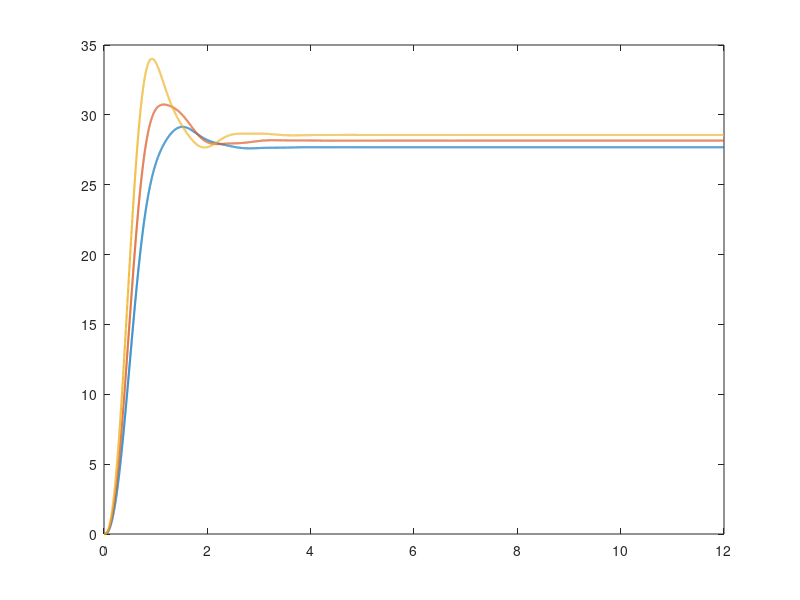

Here is the MATLAB script that generated this plot: (Note: this script raises an error after producing the figure.)
%% Q2(c) - Phase Lead final comparison
clear
clc
close all

s = tf('s');

%% Aircraft model

A = [ ...
    -0.575     0       -1       0.0536   -0.078;
    -300      -3.03     2       0        64.4;
      68       0.045   -2.4     0         5;
       0       1        0       0         0;
       0       0        0       0        -5];

B = [0; 0; 0; 0; 5];

C_phi = [0 0 0 1 0];
C_p   = [0 1 0 0 0];
C_da  = [0 0 0 0 1];

%% Plant transfer functions

G_phi = minreal(tf(ss(A,B,C_phi,0)),1e-7);
G_da  = minreal(tf(ss(A,B,C_da,0)),1e-7);

%% Command

phi_cmd_deg = 30;
phi_cmd_rad = deg2rad(phi_cmd_deg);

t = (0:0.001:12)';
r = phi_cmd_rad*ones(size(t));

%% ============================================================
% 1. Lead trade-off designs
%% ============================================================

C_shape = (s+3)/(s+15);

K_lead_vec = [0.31044 0.39697 0.51562];
lead_labels = {'Lead 1 (\zeta\approx0.7)', ...
               'Lead 2 (\zeta\approx0.6)', ...
               'Lead 3 (\zeta\approx0.5)'};

phi_lead_all = zeros(length(t),length(K_lead_vec));

for i = 1:length(K_lead_vec)
    K_i = K_lead_vec(i);
    T_i = minreal(feedback(K_i*C_shape*G_phi,1),1e-7);
    phi_lead_all(:,i) = rad2deg(lsim(T_i,r,t));
end

figure
plot(t,phi_lead_all(:,1),'LineWidth',1.5)
hold on
plot(t,phi_lead_all(:,2),'LineWidth',1.5)
plot(t,phi_lead_all(:,3),'LineWidth',1.5)
yline(phi_cmd_deg,'k--','Command = 30 deg','LineWidth',1.2)
grid on
xlabel('Time [s]')
ylabel('\phi [deg]')
title('Trade-Off Between Candidate Phase-Lead Designs')
legend(lead_labels{:},'Location','best')

%% ============================================================
% 2. Selected Phase Lead controller
%% ============================================================

K_lead = 0.39697;
C_lead = K_lead*C_shape;

T_lead_phi = minreal(feedback(C_lead*G_phi,1),1e-7);
T_lead_dc  = minreal(feedback(C_lead,G_phi),1e-7);
T_lead_da  = minreal(G_da*T_lead_dc,1e-7);

phi_lead = rad2deg(lsim(T_lead_phi,r,t));
da_lead  = rad2deg(lsim(T_lead_da,r,t));

final_lead = phi_cmd_deg*dcgain(T_lead_phi);
ess_lead = 100*(phi_cmd_deg-final_lead)/phi_cmd_deg;
info_lead = stepinfo(phi_lead,t,final_lead);
max_da_lead = max(abs(da_lead));

%% ============================================================
% 3. P controller from section 2(a)
%% ============================================================

K_P = 0.047953;

A_P = A-B*K_P*C_phi;
B_P = B*K_P;

sys_P_phi = ss(A_P,B_P,C_phi,0);
sys_P_da  = ss(A_P,B_P,C_da,0);

phi_P = rad2deg(lsim(sys_P_phi,r,t));
da_P  = rad2deg(lsim(sys_P_da,r,t));

final_P = phi_cmd_deg*dcgain(sys_P_phi);
ess_P = 100*(phi_cmd_deg-final_P)/phi_cmd_deg;
info_P = stepinfo(phi_P,t,final_P);
max_da_P = max(abs(da_P));

%% ============================================================
% 4. PD-like controller from section 2(b)
%% ============================================================

Kp_PD   = 0.01;
Kphi_PD = 0.07408;

A_PD = A-B*Kp_PD*C_p-B*Kphi_PD*C_phi;
B_PD = B*Kphi_PD;

sys_PD_phi = ss(A_PD,B_PD,C_phi,0);
sys_PD_da  = ss(A_PD,B_PD,C_da,0);

phi_PD = rad2deg(lsim(sys_PD_phi,r,t));
da_PD  = rad2deg(lsim(sys_PD_da,r,t));

final_PD = phi_cmd_deg*dcgain(sys_PD_phi);
ess_PD = 100*(phi_cmd_deg-final_PD)/phi_cmd_deg;
info_PD = stepinfo(phi_PD,t,final_PD);
max_da_PD = max(abs(da_PD));

%% ============================================================
% 5. Comparison plot - roll angle
%% ============================================================

figure
plot(t,phi_P,'LineWidth',1.5)
hold on
plot(t,phi_PD,'LineWidth',1.5)
plot(t,phi_lead,'LineWidth',1.8)
yline(phi_cmd_deg,'k--','Command = 30 deg','LineWidth',1.2)
grid on
xlabel('Time [s]')
ylabel('\phi [deg]')
title('Roll-Angle Response Comparison')
legend('P','PD-like','Phase Lead','Location','best')

%% ============================================================
% 6. Comparison plot - aileron deflection
%% ============================================================

figure
plot(t,da_P,'LineWidth',1.5)
hold on
plot(t,da_PD,'LineWidth',1.5)
plot(t,da_lead,'LineWidth',1.8)
yline(5,'k--','+5 deg limit','LineWidth',1.2)
yline(-5,'k--','-5 deg limit','LineWidth',1.2)
grid on
xlabel('Time [s]')
ylabel('\delta_a [deg]')
title('Aileron Deflection Comparison')
legend('P','PD-like','Phase Lead','Location','best')

%% ============================================================
% 7. Optional plot - tracking error comparison
%% ============================================================

e_P    = phi_cmd_deg - phi_P;
e_PD   = phi_cmd_deg - phi_PD;
e_lead = phi_cmd_deg - phi_lead;

figure
plot(t,e_P,'LineWidth',1.5)
hold on
plot(t,e_PD,'LineWidth',1.5)
plot(t,e_lead,'LineWidth',1.8)
grid on
xlabel('Time [s]')
ylabel('e(t) [deg]')
title('Tracking Error Comparison')
legend('P','PD-like','Phase Lead','Location','best')

%% ============================================================
% 8. Summary table
%% ============================================================

Controller = {'P'; 'PD-like'; 'Phase Lead'};
RiseTime = [info_P.RiseTime; info_PD.RiseTime; info_lead.RiseTime];
SettlingTime = [info_P.SettlingTime; info_PD.SettlingTime; info_lead.SettlingTime];
Overshoot = [info_P.Overshoot; info_PD.Overshoot; info_lead.Overshoot];
EssPercent = [ess_P; ess_PD; ess_lead];
MaxDeltaA = [max_da_P; max_da_PD; max_da_lead];

ResultsTable = table(Controller,RiseTime,SettlingTime,Overshoot,EssPercent,MaxDeltaA)

disp('Performance comparison table:')
disp(ResultsTable)
